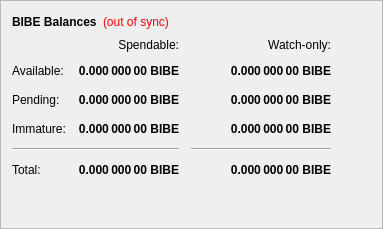
        <widget class="QFrame" name="frame">
         <property name="frameShape">
          <enum>QFrame::StyledPanel</enum>
         </property>
         <property name="frameShadow">
          <enum>QFrame::Raised</enum>
         </property>
         <layout class="QVBoxLayout" name="verticalLayout_4">
          <item>
           <layout class="QHBoxLayout" name="horizontalLayout_4">
            <item>
             <widget class="QLabel" name="label_5">
              <property name="font">
               <font>
                <weight>75</weight>
                <bold>true</bold>
               </font>
              </property>
              <property name="text">
               <string>BIBE Balances</string>
              </property>
             </widget>
            </item>
            <item>
             <widget class="QLabel" name="labelWalletStatus">
              <property name="cursor">
               <cursorShape>WhatsThisCursor</cursorShape>
              </property>
              <property name="toolTip">
               <string>The displayed information may be out of date. Your wallet automatically synchronizes with the Bitsbee network after a connection is established, but this process has not completed yet.</string>
              </property>
              <property name="styleSheet">
               <string notr="true">QLabel { color: red; }</string>
              </property>
              <property name="text">
               <string notr="true">(out of sync)</string>
              </property>
              <property name="alignment">
               <set>Qt::AlignLeading|Qt::AlignLeft|Qt::AlignVCenter</set>
              </property>
             </widget>
            </item>
            <item>
             <spacer name="horizontalSpacer_3">
              <property name="orientation">
               <enum>Qt::Horizontal</enum>
              </property>
              <property name="sizeHint" stdset="0">
               <size>
                <width>40</width>
                <height>20</height>
               </size>
              </property>
             </spacer>
            </item>
           </layout>
          </item>
          <item>
           <layout class="QGridLayout" name="gridLayout">
            <property name="spacing">
             <number>12</number>
            </property>
            <item row="2" column="2">
             <widget class="QLabel" name="labelWatchPending">
              <property name="font">
               <font>
                <weight>75</weight>
                <bold>true</bold>
               </font>
              </property>
              <property name="cursor">
               <cursorShape>IBeamCursor</cursorShape>
              </property>
              <property name="toolTip">
               <string>Unconfirmed transactions to watch-only addresses</string>
              </property>
              <property name="text">
               <string notr="true">0.000 000 00 BIBE</string>
              </property>
              <property name="alignment">
               <set>Qt::AlignRight|Qt::AlignTrailing|Qt::AlignVCenter</set>
              </property>
              <property name="textInteractionFlags">
               <set>Qt::LinksAccessibleByMouse|Qt::TextSelectableByKeyboard|Qt::TextSelectableByMouse</set>
              </property>
             </widget>
            </item>
            <item row="2" column="1">
             <widget class="QLabel" name="labelUnconfirmed">
              <property name="font">
               <font>
                <weight>75</weight>
                <bold>true</bold>
               </font>
              </property>
              <property name="cursor">
               <cursorShape>IBeamCursor</cursorShape>
              </property>
              <property name="toolTip">
               <string>Total of transactions that have yet to be confirmed, and do not yet count toward the spendable balance</string>
              </property>
              <property name="text">
               <string notr="true">0.000 000 00 BIBE</string>
              </property>
              <property name="alignment">
               <set>Qt::AlignRight|Qt::AlignTrailing|Qt::AlignVCenter</set>
              </property>
              <property name="textInteractionFlags">
               <set>Qt::LinksAccessibleByMouse|Qt::TextSelectableByKeyboard|Qt::TextSelectableByMouse</set>
              </property>
             </widget>
            </item>
            <item row="3" column="2">
             <widget class="QLabel" name="labelWatchImmature">
              <property name="font">
               <font>
                <weight>75</weight>
                <bold>true</bold>
               </font>
              </property>
              <property name="cursor">
               <cursorShape>IBeamCursor</cursorShape>
              </property>
              <property name="toolTip">
               <string>Staked or masternode rewards in watch-only addresses that has not yet matured</string>
              </property>
              <property name="text">
               <string notr="true">0.000 000 00 BIBE</string>
              </property>
              <property name="alignment">
               <set>Qt::AlignRight|Qt::AlignTrailing|Qt::AlignVCenter</set>
              </property>
              <property name="textInteractionFlags">
               <set>Qt::LinksAccessibleByMouse|Qt::TextSelectableByKeyboard|Qt::TextSelectableByMouse</set>
              </property>
             </widget>
            </item>
            <item row="4" column="0" colspan="2">
             <widget class="Line" name="lineSpendableBalance">
              <property name="orientation">
               <enum>Qt::Horizontal</enum>
              </property>
             </widget>
            </item>
            <item row="4" column="2">
             <widget class="Line" name="lineWatchBalance">
              <property name="sizePolicy">
               <sizepolicy hsizetype="Preferred" vsizetype="Fixed">
                <horstretch>0</horstretch>
                <verstretch>0</verstretch>
               </sizepolicy>
              </property>
              <property name="minimumSize">
               <size>
                <width>140</width>
                <height>0</height>
               </size>
              </property>
              <property name="orientation">
               <enum>Qt::Horizontal</enum>
              </property>
             </widget>
            </item>
            <item row="5" column="0">
             <widget class="QLabel" name="labelTotalText">
              <property name="text">
               <string>Total:</string>
              </property>
             </widget>
            </item>
            <item row="3" column="1">
             <widget class="QLabel" name="labelImmature">
              <property name="font">
               <font>
                <weight>75</weight>
                <bold>true</bold>
               </font>
              </property>
              <property name="cursor">
               <cursorShape>IBeamCursor</cursorShape>
              </property>
              <property name="toolTip">
               <string>Staked or masternode rewards that has not yet matured</string>
              </property>
              <property name="text">
               <string notr="true">0.000 000 00 BIBE</string>
              </property>
              <property name="alignment">
               <set>Qt::AlignRight|Qt::AlignTrailing|Qt::AlignVCenter</set>
              </property>
              <property name="textInteractionFlags">
               <set>Qt::LinksAccessibleByMouse|Qt::TextSelectableByKeyboard|Qt::TextSelectableByMouse</set>
              </property>
             </widget>
            </item>
            <item row="2" column="3">
             <spacer name="horizontalSpacer_2">
              <property name="orientation">
               <enum>Qt::Horizontal</enum>
              </property>
              <property name="sizeHint" stdset="0">
               <size>
                <width>40</width>
                <height>20</height>
               </size>
              </property>
             </spacer>
            </item>
            <item row="3" column="0">
             <widget class="QLabel" name="labelImmatureText">
              <property name="text">
               <string>Immature:</string>
              </property>
             </widget>
            </item>
            <item row="5" column="1">
             <widget class="QLabel" name="labelTotal">
              <property name="font">
               <font>
                <weight>75</weight>
                <bold>true</bold>
               </font>
              </property>
              <property name="cursor">
               <cursorShape>IBeamCursor</cursorShape>
              </property>
              <property name="toolTip">
               <string>Your current total balance</string>
              </property>
              <property name="text">
               <string notr="true">0.000 000 00 BIBE</string>
              </property>
              <property name="alignment">
               <set>Qt::AlignRight|Qt::AlignTrailing|Qt::AlignVCenter</set>
              </property>
              <property name="textInteractionFlags">
               <set>Qt::LinksAccessibleByMouse|Qt::TextSelectableByKeyboard|Qt::TextSelectableByMouse</set>
              </property>
             </widget>
            </item>
            <item row="5" column="2">
             <widget class="QLabel" name="labelWatchTotal">
              <property name="font">
               <font>
                <weight>75</weight>
                <bold>true</bold>
               </font>
              </property>
              <property name="cursor">
               <cursorShape>IBeamCursor</cursorShape>
              </property>
              <property name="toolTip">
               <string>Current total balance in watch-only addresses</string>
              </property>
              <property name="text">
               <string notr="true">0.000 000 00 BIBE</string>
              </property>
              <property name="alignment">
               <set>Qt::AlignRight|Qt::AlignTrailing|Qt::AlignVCenter</set>
              </property>
              <property name="textInteractionFlags">
               <set>Qt::LinksAccessibleByMouse|Qt::TextSelectableByKeyboard|Qt::TextSelectableByMouse</set>
              </property>
             </widget>
            </item>
            <item row="0" column="2">
             <widget class="QLabel" name="labelWatchonly">
              <property name="text">
               <string>Watch-only:</string>
              </property>
              <property name="alignment">
               <set>Qt::AlignRight|Qt::AlignTrailing|Qt::AlignVCenter</set>
              </property>
             </widget>
            </item>
            <item row="1" column="0">
             <widget class="QLabel" name="labelBalanceText">
              <property name="text">
               <string>Available:</string>
              </property>
             </widget>
            </item>
            <item row="1" column="1">
             <widget class="QLabel" name="labelBalance">
              <property name="font">
               <font>
                <weight>75</weight>
                <bold>true</bold>
               </font>
              </property>
              <property name="cursor">
               <cursorShape>IBeamCursor</cursorShape>
              </property>
              <property name="toolTip">
               <string>Your current spendable balance</string>
              </property>
              <property name="text">
               <string notr="true">0.000 000 00 BIBE</string>
              </property>
              <property name="alignment">
               <set>Qt::AlignRight|Qt::AlignTrailing|Qt::AlignVCenter</set>
              </property>
              <property name="textInteractionFlags">
               <set>Qt::LinksAccessibleByMouse|Qt::TextSelectableByKeyboard|Qt::TextSelectableByMouse</set>
              </property>
             </widget>
            </item>
            <item row="1" column="2">
             <widget class="QLabel" name="labelWatchAvailable">
              <property name="font">
               <font>
                <weight>75</weight>
                <bold>true</bold>
               </font>
              </property>
              <property name="cursor">
               <cursorShape>IBeamCursor</cursorShape>
              </property>
              <property name="toolTip">
               <string>Your current balance in watch-only addresses</string>
              </property>
              <property name="text">
               <string notr="true">0.000 000 00 BIBE</string>
              </property>
              <property name="alignment">
               <set>Qt::AlignRight|Qt::AlignTrailing|Qt::AlignVCenter</set>
              </property>
              <property name="textInteractionFlags">
               <set>Qt::LinksAccessibleByMouse|Qt::TextSelectableByKeyboard|Qt::TextSelectableByMouse</set>
              </property>
             </widget>
            </item>
            <item row="2" column="0">
             <widget class="QLabel" name="labelPendingText">
              <property name="text">
               <string>Pending:</string>
              </property>
             </widget>
            </item>
            <item row="0" column="1">
             <widget class="QLabel" name="labelSpendable">
              <property name="text">
               <string>Spendable:</string>
              </property>
              <property name="alignment">
               <set>Qt::AlignRight|Qt::AlignTrailing|Qt::AlignVCenter</set>
              </property>
             </widget>
            </item>
           </layout>
          </item>
          <item>
           <spacer name="verticalSpacer_4">
            <property name="orientation">
             <enum>Qt::Vertical</enum>
            </property>
            <property name="sizeHint" stdset="0">
             <size>
              <width>20</width>
              <height>40</height>
             </size>
            </property>
           </spacer>
          </item>
         </layout>
        </widget>
